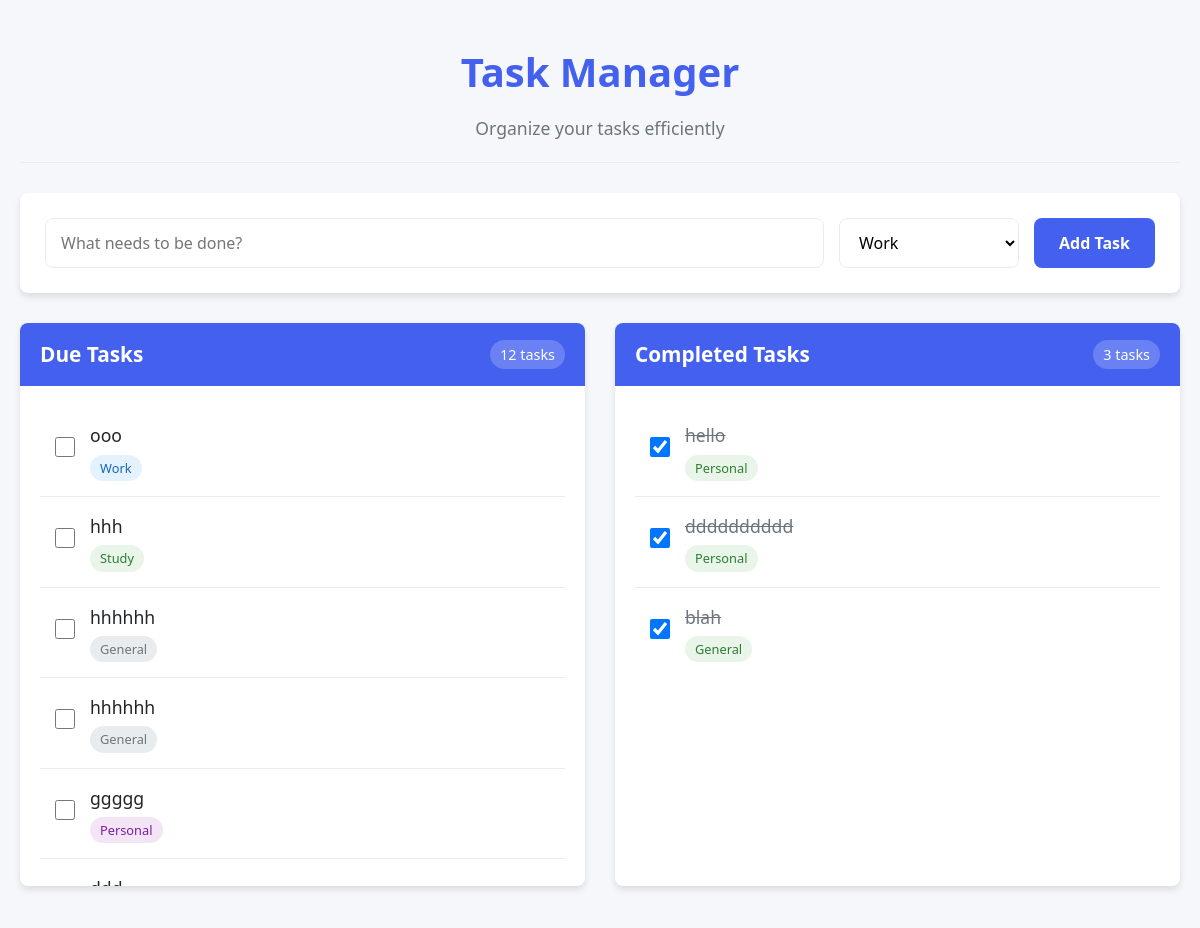
Before: / with the older database file.
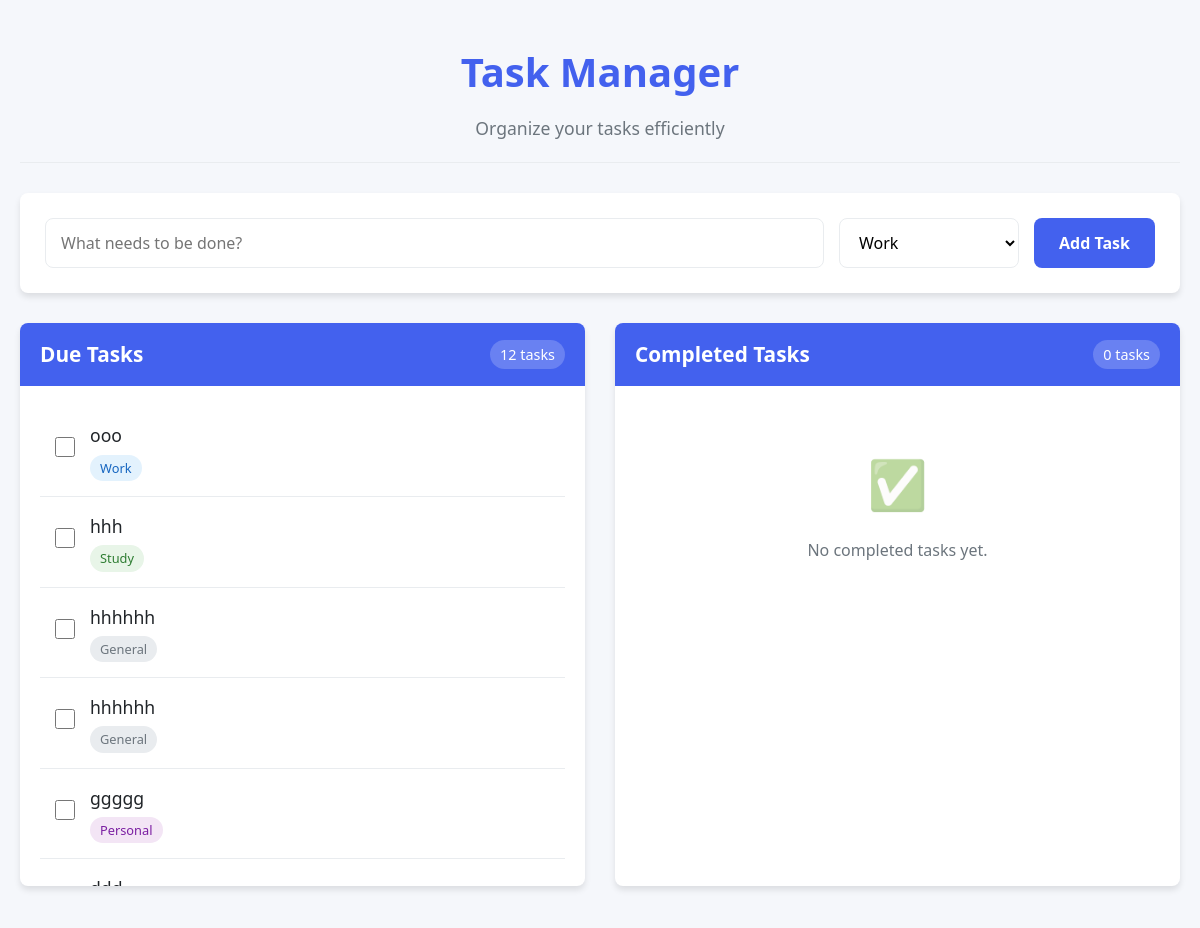
After: the same page with the newer database file.
### tables this page shows
CREATE TABLE tasks (
                id INTEGER PRIMARY KEY AUTOINCREMENT,
                title TEXT NOT NULL,
                completed BOOLEAN NOT NULL DEFAULT 0
            , category TEXT DEFAULT 'General');

### app.py (the view)
@app.route('/')
def index():
    all_tasks = get_all_tasks()
    due_tasks = [task for task in all_tasks if not task['completed']]
    completed_tasks = [task for task in all_tasks if task['completed']]
    categories = ["Work", "Personal", "Study", "Health", "Other"]
    due_by_category = due_tasks
    completed_by_category = completed_tasks
    return render_template(
        'index.html',
        due_by_category=due_by_category,
        completed_by_category=completed_by_category,
        categories=categories
    )

### db.py (called while the page is built)
def get_db():
    db = getattr(g, '_database', None)
    if db is None:
        db = g._database = sqlite3.connect(DATABASE)
        db.row_factory = sqlite3.Row
    return db

def close_connection(exception):
    db = getattr(g, '_database', None)
    if db is not None:
        db.close()

def get_all_tasks():
    db = get_db()
    cur = db.execute("SELECT * FROM tasks ORDER BY id DESC")
    return cur.fetchall()

### templates/index.html (shortened to what this page needs)
<!DOCTYPE html>
<html lang="en">
<head>
</head>
<body>
    <div class="container">
        <header>
            <h1>Task Manager</h1>
            <p class="subtitle">Organize your tasks efficiently</p>
        </header>
        <section class="add-task-form">
            <form action="/add" method="POST">
                <div class="form-group">
                    <input type="text" name="title" class="form-input" placeholder="What needs to be done?" required>
                    <select name="category" class="form-select">
                        <option value="Work">Work</option>
                    </select>
                    <button type="submit" class="btn btn-primary">Add Task</button>
                </div>
            </form>
        </section>
        <section class="task-lists">
            <div class="task-section">
                <div class="section-header">
                    <h2 class="section-title">Due Tasks</h2>
                    <span class="task-count">{{ due_by_category|length }} task{% if due_by_category|length != 1 %}s{% endif %}</span>
                </div>
                <div class="task-list" id="due-tasks">
                    {% if due_by_category %}
                        {% for task in due_by_category %}
                        <div class="task-item" data-id="{{ task.id }}">
                            <a href="/toggle/{{ task.id }}" class="task-checkbox-link">
                                <input type="checkbox" class="task-checkbox">
                            </a>
                            <div class="task-content">
                                <div class="task-title">{{ task.title }}</div>
                                <span class="task-category category-{{ task.category|lower }}">{{ task.category }}</span>
                            </div>
                        </div>
                        {% endfor %}
                    {% else %}
                        <div class="empty-state">
                            <div class="empty-icon">📝</div>
                            <p>No tasks due. Add a new task above!</p>
                        </div>
                    {% endif %}
                </div>
            </div>
            <div class="task-section">
                <div class="section-header">
                    <h2 class="section-title">Completed Tasks</h2>
                    <span class="task-count">{{ completed_by_category|length }} task{% if completed_by_category|length != 1 %}s{% endif %}</span>
                </div>
                <div class="task-list" id="completed-tasks">
                    {% if completed_by_category %}
                        {% for task in completed_by_category %}
                        <div class="task-item completed" data-id="{{ task.id }}">
                            <a href="/toggle/{{ task.id }}" class="task-checkbox-link">
                                <input type="checkbox" class="task-checkbox" checked>
                            </a>
                            <div class="task-content">
                                <div class="task-title">{{ task.title }}</div>
                                <span class="task-category category-{{ task.category|lower }}">{{ task.category }}</span>
                            </div>
                        </div>
                        {% endfor %}
                    {% else %}
                        <div class="empty-state">
                            <div class="empty-icon">✅</div>
                            <p>No completed tasks yet.</p>
                        </div>
                    {% endif %}
                </div>
            </div>
        </section>
    </div>
</body>
</html>

### templates/index.html (style rules this page uses)
:root { --primary: #4361ee; --primary-light: #4895ef; --secondary: #3f37c9; --success: #4cc9f0; --danger: #f72585; --warning: #f8961e; --light: #f8f9fa; --dark: #212529; --gray: #6c757d; --gray-light: #e9ecef; --border-radius: 8px; --shadow: 0 4px 6px rgba(0, 0, 0, 0.1); --transition: all 0.3s ease; }
* { margin: 0; padding: 0; box-sizing: border-box; font-family: 'Segoe UI', Tahoma, Geneva, Verdana, sans-serif; }
body { background-color: #f5f7fb; color: var(--dark); line-height: 1.6; }
.container { max-width: 1200px; margin: 0 auto; padding: 20px; }
header { text-align: center; margin-bottom: 30px; padding: 20px 0; border-bottom: 1px solid var(--gray-light); }
h1 { color: var(--primary); font-size: 2.5rem; margin-bottom: 10px; }
.subtitle { color: var(--gray); font-size: 1.1rem; }
.add-task-form { background: white; padding: 25px; border-radius: var(--border-radius); box-shadow: var(--shadow); margin-bottom: 30px; }
.form-group { display: flex; gap: 15px; flex-wrap: wrap; }
.form-input { flex: 1; min-width: 250px; padding: 12px 15px; border: 1px solid var(--gray-light); border-radius: var(--border-radius); font-size: 1rem; transition: var(--transition); }
.form-select { flex: 0 0 180px; padding: 12px 15px; border: 1px solid var(--gray-light); border-radius: var(--border-radius); font-size: 1rem; background-color: white; cursor: pointer; }
.btn { padding: 12px 25px; border: none; border-radius: var(--border-radius); font-size: 1rem; font-weight: 600; cursor: pointer; transition: var(--transition); }
.btn-primary { background-color: var(--primary); color: white; }
.task-lists { display: grid; grid-template-columns: 1fr 1fr; gap: 30px; }
.task-section { background: white; border-radius: var(--border-radius); box-shadow: var(--shadow); overflow: hidden; }
.section-header { padding: 15px 20px; background-color: var(--primary); color: white; display: flex; justify-content: space-between; align-items: center; }
.section-title { font-size: 1.3rem; font-weight: 600; }
.task-count { background: rgba(255, 255, 255, 0.2); padding: 3px 10px; border-radius: 20px; font-size: 0.9rem; }
.task-list { padding: 20px; max-height: 500px; overflow-y: auto; }
.task-item { display: flex; align-items: center; padding: 15px; border-bottom: 1px solid var(--gray-light); transition: var(--transition); }
.task-checkbox { margin-right: 15px; width: 20px; height: 20px; cursor: pointer; }
.task-content { flex: 1; }
.task-title { font-size: 1.1rem; margin-bottom: 5px; }
.task-category { display: inline-block; padding: 3px 10px; background-color: var(--gray-light); border-radius: 20px; font-size: 0.8rem; color: var(--gray); }
.empty-state { text-align: center; padding: 40px 20px; color: var(--gray); }
.empty-icon { font-size: 3rem; margin-bottom: 15px; opacity: 0.5; }
.category-work { background-color: #e3f2fd; color: #1565c0; }
.category-personal { background-color: #f3e5f5; color: #7b1fa2; }
.category-study { background-color: #e8f5e8; color: #2e7d32; }

Changed rows visible on the page:
removed tasks: title "hello", category "Personal", shown under "Completed Tasks"
removed tasks: title "dddddddddd", category "Personal", shown under "Completed Tasks"
removed tasks: title "blah", category "General", shown under "Completed Tasks"
Other visible differences:
{{ completed_by_category|length }}: "3" → "0"
text now shown: "✅ No completed tasks yet."
